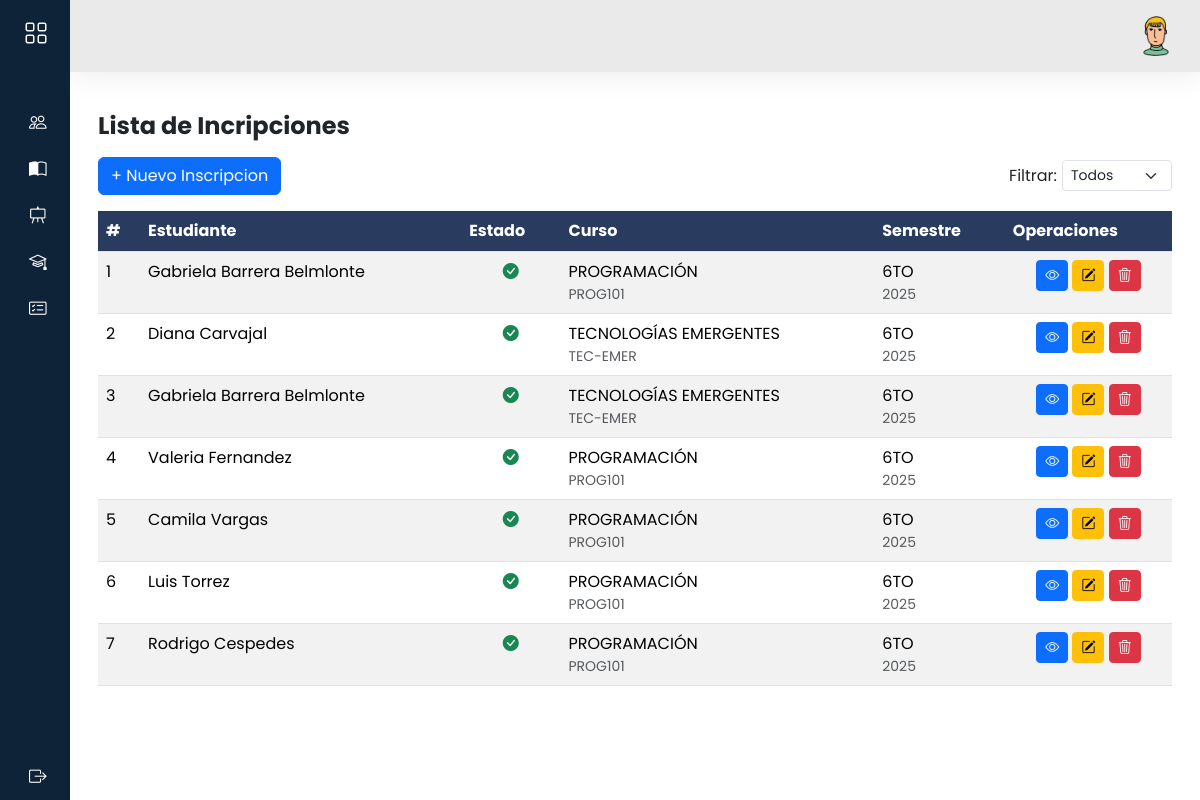
The page /admi/inscripciones/ on the database its author committed.
### models/inscripcion_model.py (models this page shows, shortened)
class Inscripcion(db.Model):
    __tablename__ = 'inscripciones'
    id = db.Column(db.Integer, primary_key=True)
    curso_id = db.Column(db.Integer, db.ForeignKey('cursos.id'), nullable=False)
    estudiante_id = db.Column(db.Integer, db.ForeignKey('estudiantes.id'), nullable=False)
    semestre_id = db.Column(db.Integer, db.ForeignKey('semestres.id'), nullable=False)
    paralelo_id = db.Column(db.Integer, db.ForeignKey('paralelos.id'), nullable=False)
    turno_id = db.Column(db.Integer, db.ForeignKey('turnos.id'), nullable=False)
    activo = True
    curso = db.relationship('Curso', back_populates='inscripciones', lazy='joined')
    estudiante = db.relationship('Estudiante', back_populates='inscripciones', lazy='joined')
    semestre = db.relationship('Semestre', back_populates='inscripciones')
    paralelo = db.relationship('Paralelo', back_populates='inscripciones')
    turno = db.relationship('Turno', back_populates='inscripciones')
    estudiante = db.relationship('Estudiante', back_populates='inscripciones')
    @staticmethod
    def get_all():
        return Inscripcion.query.all()

### models/usuario_model.py (models this page shows, shortened)
class Usuario(db.Model, UserMixin):
    __tablename__='usuarios'
    id = db.Column(db.Integer,primary_key=True)
    nombre = db.Column(db.String(80),nullable=False)
    apellido = db.Column(db.String(100))
    email = db.Column(db.String(120), unique=True)
    username = db.Column(db.String(20),nullable=False)
    password = db.Column(db.String,nullable=False)
    activo = db.Column(db.Boolean, default=True,nullable=False)
    rol_id = db.Column(db.Integer, db.ForeignKey('rol.id'), nullable=False)
    rol = db.relationship('Rol', back_populates='usuarios')
    docentes = db.relationship('Docente', backref='usuario_rel', lazy=True, cascade='all, delete-orphan')
    estudiantes = db.relationship('Estudiante', backref='usuario_rel', lazy=True, cascade='all, delete-orphan')
    def delete(self):
        db.session.delete(self)
        db.session.commit()

### models/curso_model.py (models this page shows, shortened)
class Curso(db.Model):
    __tablename__ = 'cursos'
    id = db.Column(db.Integer, primary_key=True)
    nombre = db.Column(db.String(100), nullable=False)
    descripcion = db.Column(db.Text)
    sigla = db.Column(db.String(10), unique=True, nullable=False)
    carga_horaria = db.Column(db.Integer, nullable=False)
    activo = db.Column(db.Boolean, default=True, nullable=False)
    docente_id = db.Column(db.Integer, db.ForeignKey('docentes.id'),nullable=True)
    docente = db.relationship('Docente', back_populates='cursos')
    inscripciones = db.relationship('Inscripcion',back_populates='curso')
    inscripciones = db.relationship('Inscripcion', back_populates='curso')
    clases = db.relationship('Clase', back_populates='curso')
    @staticmethod
    def get_all():
        return Curso.query.all()

### models/semestre_modal.py (models this page shows, shortened)
class Semestre(db.Model):
    __tablename__ = 'semestres'
    id = db.Column(db.Integer, primary_key=True)
    gestion = db.Column(db.String(20), nullable=False)  # Ej: "2025-1"
    semestre_num = db.Column(db.String(50), nullable=False)  # Ej: "2025-1"
    fecha_inicio = db.Column(db.Date, nullable=True)
    fecha_fin = db.Column(db.Date, nullable=True)
    inscripciones = db.relationship('Inscripcion',back_populates='semestre')
    @staticmethod
    def get_all():
        return Semestre.query.all()

### controllers/admi/inscripcion_controller.py (the view)
@inscripcion_bp.route("/")
def index():
    inscripciones = Inscripcion.get_all()
    data = cargar_datos()
    return inscripcion_view.list(inscripciones,**data)

### controllers/admi/inscripcion_controller.py (called while the page is built)
def cargar_datos():
    return {
        "estudiantes": Estudiante.get_all(),
        "cursos": Curso.get_all(),
        "paralelos": Paralelo.get_all(),
        "turnos": Turno.get_all(),
        "semestres": Semestre.get_all()
    }

### models/estudiante_model.py (called while the page is built)
    @staticmethod
    def get_all():
        return Estudiante.query.all()

### models/paralelo_modal.py (called while the page is built)
    @staticmethod
    def get_all():
        return Paralelo.query.all()

### models/turno_modal.py (called while the page is built)
    @staticmethod
    def get_all():
        return Turno.query.all()

### views/admi/inscripcion_view.py (called while the page is built)
def list(inscripciones,**kwargs):
    return render_template('admi/inscripciones/index.html',inscripciones=inscripciones,**kwargs)

### templates/admi/inscripciones/index.html (shortened to what this page needs)
{% extends 'admi/baseAdmi.html' %}
{% block content %}
<h3 class="fw-bold fs-4 my-3">Lista de Incripciones
</h3>
<div class="d-flex justify-content-between align-items-center mb-3" style="gap: 10px;">
    <a data-bs-toggle="modal" data-bs-target="#modalNuevoInscripcion" class="btn btn-primary">
        + Nuevo Inscripcion
    </a>
    <div class="d-flex align-items-center" style="gap: 5px;">
        <label for="filtroEstado" class="form-label mb-0">Filtrar:</label>
        <select id="filtroEsdtado" class="form-select form-select-sm" style="max-width: 150px;">
            <option value="">Todos</option>
        </select>
    </div>
</div>
<div class="row">
    <div class="col-12">
        <div class="table-responsive">
            <table id="mi-tabla" class="table table-striped  display nowrap" style="width:100%">
                <thead>
                    <tr class="highlight">
                        <th>#</th>
                        <th>Estudiante</th>
                        <th>Estado</th>
                        <th>Curso</th>
                        <th>Semestre</th>
                        <th>Operaciones</th>
                    </tr>
                </thead>
                <tbody>
                    {%for item in inscripciones%}
                    <tr>
                        <td>{{item.id}}</td>
                        <td>
                            {{ item.estudiante.usuario.nombre }} {{ item.estudiante.usuario.apellido }}
                        </td>
                        <td class="text-center" data-search="{{ 'activo' if item.activo else 'inactivo' }}">
                            {% if item.activo %}
                            <i class="bi bi-check-circle-fill text-success"></i>
                            {% else %}
                            <i class="bi bi-x-circle-fill text-danger"></i>
                            {% endif %}
                        </td>
                        <td>
                            {{ item.curso.nombre }}
                            <div class="text-muted small">{{ item.curso.sigla }}</div>
                        </td>
                        <td>
                            {{ item.semestre.semestre_num }}
                            <div class="text-muted small">{{ item.semestre.gestion }}</div>
                        </td>
                        <td class="text-center">
                            <a data-bs-toggle="modal" data-bs-target="#modalVistaInscripcion{{ item.id }}"
                                class="btn btn-primary btn-sm"><i class=" bi bi-eye"></i></a>
                            <a data-bs-toggle="modal" data-bs-target="#modalEditarInscripcion{{ item.id }}"
                                class="btn btn-warning btn-sm"><i class="bi bi-pencil-square"></i></a>
                            <a class="btn btn-danger btn-sm" data-bs-toggle="modal"
                                data-bs-target="#modalConfirmarEliminar"
                                data-url="{{ url_for('inscripcion.delete', id=item.id) }}">
                                <i class="bi bi-trash3"></i>
                            </a>
                        </td>
                    </tr>
                    {%endfor%}
                </tbody>
            </table>
        </div>
    </div>
</div>
{% endblock %}

### static/css/estilos.css (style rules this page uses)
body { font-family: 'Poppins', sans-serif; background: #ececec; }
::placeholder { font-size: 16px; }
a { text-decoration: none; }
.table>thead tr { color: #FFF; text-align: left; }
tr.highlight th { background-color: #293b5f !important; color: #FFF; }

### rows shown on the page
Inscripcion: id "1", estudiante.usuario.nombre "Gabriela", estudiante.usuario.apellido "Barrera Belmlonte", curso.nombre "PROGRAMACIÓN", curso.sigla "PROG101", semestre.semestre_num "6TO", semestre.gestion "2025"
Inscripcion: id "2", estudiante.usuario.nombre "Diana", estudiante.usuario.apellido "Carvajal", curso.nombre "TECNOLOGÍAS EMERGENTES", curso.sigla "TEC-EMER", semestre.semestre_num "6TO", semestre.gestion "2025"
Inscripcion: id "3", estudiante.usuario.nombre "Gabriela", estudiante.usuario.apellido "Barrera Belmlonte", curso.nombre "TECNOLOGÍAS EMERGENTES", curso.sigla "TEC-EMER", semestre.semestre_num "6TO", semestre.gestion "2025"
Inscripcion: id "4", estudiante.usuario.nombre "Valeria", estudiante.usuario.apellido "Fernandez", curso.nombre "PROGRAMACIÓN", curso.sigla "PROG101", semestre.semestre_num "6TO", semestre.gestion "2025"
Inscripcion: id "5", estudiante.usuario.nombre "Camila", estudiante.usuario.apellido "Vargas", curso.nombre "PROGRAMACIÓN", curso.sigla "PROG101", semestre.semestre_num "6TO", semestre.gestion "2025"
Inscripcion: id "6", estudiante.usuario.nombre "Luis", estudiante.usuario.apellido "Torrez", curso.nombre "PROGRAMACIÓN", curso.sigla "PROG101", semestre.semestre_num "6TO", semestre.gestion "2025"
Inscripcion: id "7", estudiante.usuario.nombre "Rodrigo", estudiante.usuario.apellido "Cespedes", curso.nombre "PROGRAMACIÓN", curso.sigla "PROG101", semestre.semestre_num "6TO", semestre.gestion "2025"
